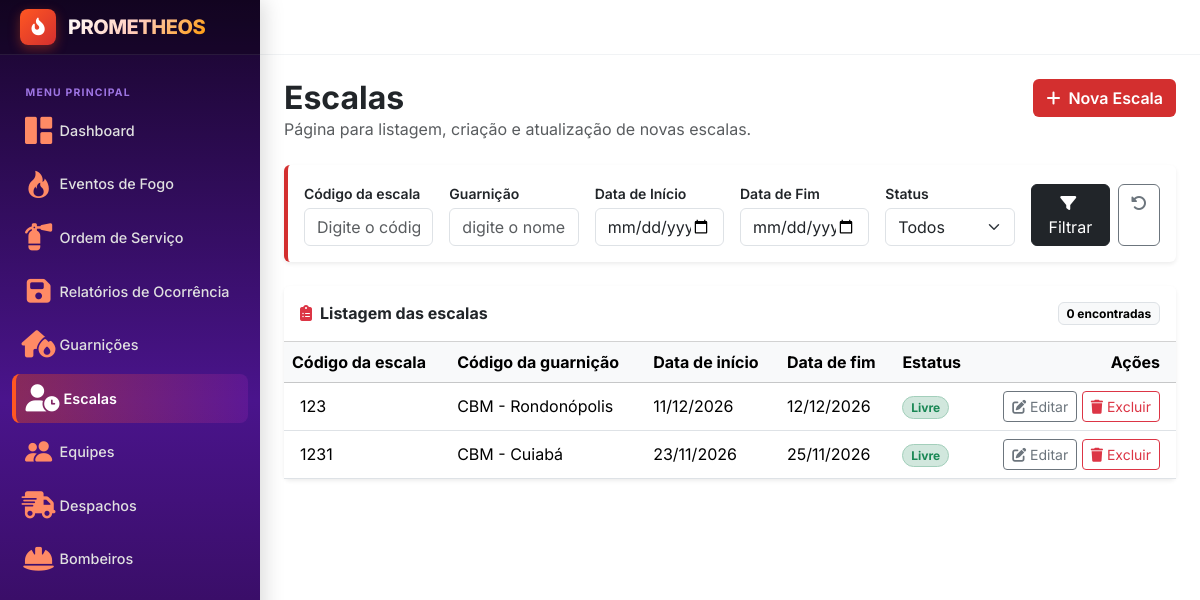
The app's page /escala with its own data.
### usuario/models.py (models this page shows, shortened)
class Escala(models.Model):
    id = models.IntegerField(primary_key=True)
    codigo = models.IntegerField()
    id_guarnicao = models.ForeignKey(Guarnicao, on_delete=models.PROTECT)
    data_inicio = models.DateField()
    data_fim = models.DateField()
    estatus = models.CharField(choices=Estatus.choices, default=Estatus.LIVRE)

### gestao/models.py (models this page shows, shortened)
class Guarnicao(models.Model):
    num_regex = RegexValidator(
        regex=r'^\d+$',
        message='Digite o CEP',
        code='invalid_digits'
    )
    id = models.IntegerField(primary_key=True)
    codigo = models.IntegerField()
    nome = models.CharField(max_length=50)
    cep = models.CharField(max_length=8, validators=[num_regex])

### usuario/views.py (the view)
# urls.py: path('escala', userViews.escala, name='escala'),
def escala(request):
    escalas = Escala.objects.all().order_by("-data_inicio")
    filtros = {
        "codigo" : request.GET.get("codigo", ""),
        "id_guarnicao" : request.GET.get("id_guarnicao", ""),
        "data_inicio" : request.GET.get("data_inicio", ""),
        "data_fim" : request.GET.get("data_fim"),
        "estatus" : request.GET.get("estatus", "")
    }
    if filtros["codigo"]:
        escalas = escalas.filter(codigo=filtros["codigo"])
    if filtros["id_guarnicao"]:
        escalas = escalas.filter(id_guarnicao__nome__icontains=filtros["id_guarnicao"])
    if filtros["data_inicio"]:
        escalas = escalas.filter(data_inicio__date__gte=filtros["data_inicio"])
    if filtros["data_fim"]:
        escalas = escalas.filter(data_fim__date__lte=filtros["data_fim"])
    if filtros["estatus"]:
        escalas = escalas.filter(estatus=filtros["estatus"])
    contexto = {
        "escalas" : escalas,
        "filtros" : filtros,
        "estatus_opcoes" : Escala._meta.get_field("estatus").choices
    }
    return render(request, 'usuarios/escalas.html', contexto)

### templates/usuarios/escalas.html (shortened to what this page needs)
{% extends "layout.html" %}
{% block content %}
<div class="d-flex flex-wrap align-items-start justify-content-between gap-3 mb-4">
    <div>
        <h1 class="h2 fw-bold mb-0">Escalas</h1>
        <p class="text-muted mb-0">Página para listagem, criação e atualização de novas escalas.</p>
    </div>
    <a href="{% url 'adicionaEscala' %}" class="btn text-white fw-semibold" style="background-color: #D32F2F;">
        <i class="fa-solid fa-plus me-1"></i> Nova Escala
    </a>
</div>
<div class="card border-0 shadow-sm mb-4" style="border-left: 4px solid #D32F2F !important;">
    <div class="card-body p-3">
        <form method="get" class="row g-3 align-items-end">
            <div class="col-12 col-md-2">
                <label for="filtro-codigo" class="form-label small fw-semibold mb-1">Código da escala</label>
                <input type="text" class="form-control" id="filtro-codigo" name="codigo"
                       placeholder="Digite o código da escala" value="{{ filtros.codigo }}">
            </div>
            <div class="col-12 col-md-2">
                <label for="filtro-id_guarnicao" class="form-label small fw-semibold mb-1">Guarnição</label>
                <input type="text" class="form-control" id="filtro-id_guarnicao" name="id_guarnicao"
                       placeholder="digite o nome da guarnição" value="{{ filtros.id_guarnicao }}">
            </div>
            <div class="col-12 col-md-2">
                <label for="filtro-data_inicio" class="form-label small fw-semibold mb-1">Data de Início</label>
                <input type="date" class="form-control" id="filtro-data_inicio" name="data_inicio"
                        placeholder="Ex: bombeiro@email.com" value="{{ filtros.data_inicio }}">
            </div>
            <div class="col-12 col-md-2">
                <label for="filtro-data_fim" class="form-label small fw-semibold mb-1">Data de Fim</label>
                <input type="date" class="form-control" id="filtro-data_fim" name="data_fim"
                        placeholder="Ex: bombeiro@email.com" value="{{ filtros.data_fim }}">
            </div>
            <div class="col-12 col-md-2">
                <label for="filtro-estatus" class="form-label small fw-semibold mb-1">Status</label>
                <select class="form-select" id="filtro-estatus" name="estatus">
                    <option value="">Todos</option>
                </select>
            </div>
            <div class="col-12 col-md-2 d-flex gap-2">
                <button type="submit" class="btn btn-dark w-100">
                    <i class="fa-solid fa-filter me-1"></i> Filtrar
                </button>
                <a href="{% url 'escala' %}" class="btn btn-outline-secondary" title="Limpar filtros" aria-label="Limpar filtros">
                    <i class="fa-solid fa-rotate-left"></i>
                </a>
            </div>
        </form>
    </div>
</div>
<div class="card border-0 shadow-sm">
    <div class="card-header bg-white d-flex align-items-center justify-content-between py-3">
        <h2 class="h6 fw-bold mb-0">
            <i class="fa-solid fa-clipboard-list text-danger me-2"></i>Listagem das escalas
        </h2>
        <span class="badge text-bg-light border">{{ ordens|length }} encontrada{{ ordens|length|pluralize }}</span>
    </div>
    <div class="table-responsive">
        <table class="table table-hover align-middle mb-0">
            <thead class="table-light">
                <tr>
                    <th scope="col">Código da escala</th>
                    <th scope="col">Código da guarnição</th>
                    <th scope="col">Data de início</th>
                    <th scope="col">Data de fim</th>
                    <th scope="col">Estatus</th>
                    <th scope="col" class="text-end pe-3">Ações</th>
                </tr>
            </thead>
            <tbody>
                {% for escala in escalas %}
                <tr>
                    <td class="ps-3">{{ escala.codigo }}</td>
                    <td>{{ escala.id_guarnicao.nome }}</td>
                    <td>{{ escala.data_inicio|date:"d/m/Y" }}</td>
                    <td>{{ escala.data_fim|date:"d/m/Y" }}</td>
                    <td>
                        {% if escala.estatus == "LIVRE" %}
                        <span class="badge bg-success-subtle text-success border border-success-subtle rounded-pill">{{ escala.get_estatus_display }}</span>
                        {% elif escala.estatus == "INDISPONIVEL" %}
                        <span class="badge bg-warning-subtle text-warning-emphasis border border-warning-subtle rounded-pill">{{ escala.get_estatus_display }}</span>
                        {% else %}
                        <span class="badge bg-secondary-subtle text-secondary border border-secondary-subtle rounded-pill">{{ escala.get_estatus_display|default:escala.estatus }}</span>
                        {% endif %}
                    </td>
                    <td class="text-end pe-3 text-nowrap">
                        <a href="{% url 'editaEscala' escala.id %}" class="btn btn-sm btn-outline-secondary"
                           title="Editar" aria-label="Editar Escala {{ relatorio.id }}">
                            <i class="fa-solid fa-pen-to-square"></i> Editar
                        </a>
                        <a href="{% url 'excluirEscala' escala.id %}" class="btn btn-sm btn-outline-danger"
                           onclick="return confirm('Excluir Escala?');"
                           title="Excluir" aria-label="Excluir escala {{ relatorio.id }}">
                            <i class="fa-solid fa-trash"></i> Excluir
                        </a>
                    </td>
                </tr>
                {% endfor %}
            </tbody>
        </table>
    </div>
</div>
{% endblock %}

### templates/layout.html (style rules this page uses)
:root { --fire-red-dark: #D32F2F; --fire-red-primary: #E64A19; --fire-orange: #FF5722; --fire-amber: #FF9800; --purple-dark: #18052B; --purple-mid: #4A148C; --purple-light: #7B1FA2; --bg-main: #ffffff; --sidebar-width: 260px; --sidebar-collapsed-width: 80px; --topbar-height: 55px; }
body { font-family: 'Inter', -apple-system, BlinkMacSystemFont, "Segoe UI", Roboto, sans-serif; background-color: var(--bg-main); color: #212529; overflow-x: hidden; margin: 0; padding: 0; }

### records on screen
Escala: codigo "123", id_guarnicao.nome "CBM - Rondonópolis", data_inicio "11/12/2026", data_fim "12/12/2026", estatus "Livre"
Escala: codigo "1231", id_guarnicao.nome "CBM - Cuiabá", data_inicio "23/11/2026", data_fim "25/11/2026", estatus "Livre"

### other values on screen
{{ ordens|length }} "0"
